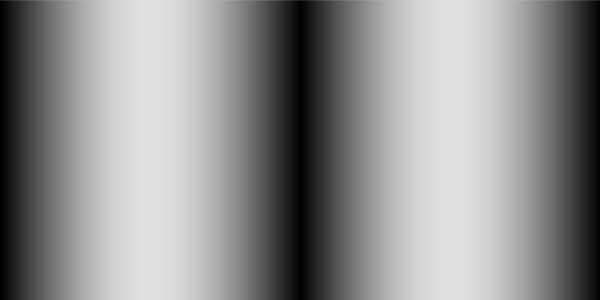
Frame 1 (no input)
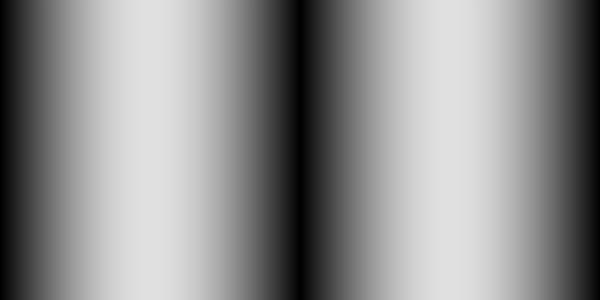
Frame 60 (the mouse pressed at the canvas centre just before this capture)
Frame 120 (the mouse held since frame 60 and released just before this capture): identical to frame 60, image omitted

The Processing sketch that drew these frames (run headless with seeded random() and noise(); from frame 60 on, the mouse is pressed at the canvas centre):

// Processing sketch: SineWaveDIfferent
// ── SineWaveDIfferent.pde
float[] sineWave;

void setup(){
  size(600,300);
  sineWave = new float [width];
  for (int i=0; i<sineWave.length; i++){
  float r =map(i,0,width, 0, TWO_PI);
  sineWave[i]=abs(sin(r));
  }
  
}
void draw(){
  for (int i=0; i<sineWave.length;i++){
  stroke(sineWave[i]*225);
  line(i,0,i,height);
  }
}
